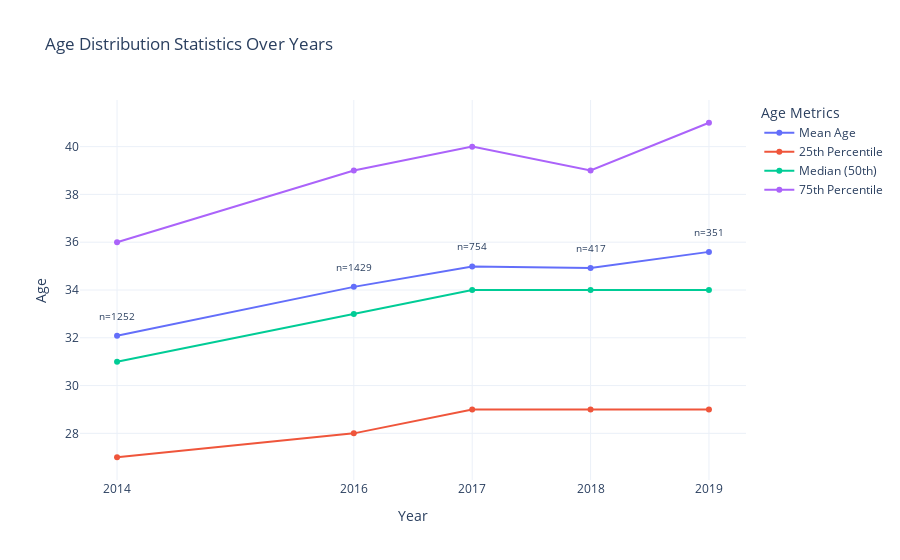

Notebook cell for this chart:
### Markdown cell above
Let's also look at age distribution by year

### Code cell
age_by_year = age_df.copy()
age_by_year['clean_age'] = pd.to_numeric(age_by_year['answer_text'], errors='coerce')
age_by_year = age_by_year[(age_by_year['clean_age'] >= 18) & (age_by_year['clean_age'] <= 100)]
yearly_age_stats = age_by_year.groupby('year')['clean_age'].describe()

# Recreate the yearly age statistics in a format better suited for plotting
yearly_stats_df = yearly_age_stats.reset_index()

# Create traces for different statistics
fig = px.line(yearly_stats_df,
              x='year',
              y=['mean', '25%', '50%', '75%'],
              title='Age Distribution Statistics Over Years',
              labels={
                  'value': 'Age',
                  'year': 'Year',
                  'variable': 'Statistic'
              },
              markers=True)

# Update line names to be more readable
fig.update_traces(
    name='Mean Age',
    selector=dict(name='mean')
)
fig.update_traces(
    name='25th Percentile',
    selector=dict(name='25%')
)
fig.update_traces(
    name='Median (50th)',
    selector=dict(name='50%')
)
fig.update_traces(
    name='75th Percentile',
    selector=dict(name='75%')
)

# Customize layout
fig.update_layout(
    xaxis=dict(
        tickmode='array',
        ticktext=yearly_stats_df['year'].astype(int).astype(str),
        tickvals=yearly_stats_df['year']
    ),
    yaxis_title='Age',
    hovermode='x unified',
    legend_title='Age Metrics',
    template='plotly_white'
)

# Add hover template
fig.update_traces(
    hovertemplate="<br>".join([
        "Year: %{x}",
        "%{name}: %{y:.1f} years",
        "<extra></extra>"
    ])
)

# Add count information as text annotations
annotations = []
for idx, row in yearly_stats_df.iterrows():
    annotations.append(
        dict(
            x=row['year'],
            y=row['mean'],
            text=f"n={row['count']:.0f}",
            showarrow=False,
            yshift=20,
            font=dict(size=10)
        )
    )
fig.update_layout(annotations=annotations)

# Show statistics
print("\nYearly Age Statistics:")
print(yearly_stats_df.round(2).to_string(index=False))

# Show the plot
fig.show()

### Figure 1 — Plotly figure (JSON) as saved in the notebook; plotly's stock layout.template omitted (floating-point values rounded to 4 significant figures)
{"data": [{"hovertemplate": "Year: %{x}<br>%{name}: %{y:.1f} years<br><extra></extra>", "legendgroup": "mean", "line": {"color": "#636efa", "dash": "solid"}, "marker": {"symbol": "circle"}, "mode": "lines+markers", "name": "Mean Age", "orientation": "v", "showlegend": true, "x": [2014, 2016, 2017, 2018, 2019], "xaxis": "x", "y": [32.08, 34.13, 34.99, 34.92, 35.6], "yaxis": "y", "type": "scatter"}, {"hovertemplate": "Year: %{x}<br>%{name}: %{y:.1f} years<br><extra></extra>", "legendgroup": "25%", "line": {"color": "#EF553B", "dash": "solid"}, "marker": {"symbol": "circle"}, "mode": "lines+markers", "name": "25th Percentile", "orientation": "v", "showlegend": true, "x": [2014, 2016, 2017, 2018, 2019], "xaxis": "x", "y": [27.0, 28.0, 29.0, 29.0, 29.0], "yaxis": "y", "type": "scatter"}, {"hovertemplate": "Year: %{x}<br>%{name}: %{y:.1f} years<br><extra></extra>", "legendgroup": "50%", "line": {"color": "#00cc96", "dash": "solid"}, "marker": {"symbol": "circle"}, "mode": "lines+markers", "name": "Median (50th)", "orientation": "v", "showlegend": true, "x": [2014, 2016, 2017, 2018, 2019], "xaxis": "x", "y": [31.0, 33.0, 34.0, 34.0, 34.0], "yaxis": "y", "type": "scatter"}, {"hovertemplate": "Year: %{x}<br>%{name}: %{y:.1f} years<br><extra></extra>", "legendgroup": "75%", "line": {"color": "#ab63fa", "dash": "solid"}, "marker": {"symbol": "circle"}, "mode": "lines+markers", "name": "75th Percentile", "orientation": "v", "showlegend": true, "x": [2014, 2016, 2017, 2018, 2019], "xaxis": "x", "y": [36.0, 39.0, 40.0, 39.0, 41.0], "yaxis": "y", "type": "scatter"}], "layout": {"xaxis": {"anchor": "y", "domain": [0.0, 1.0], "title": {"text": "Year"}, "tickmode": "array", "ticktext": ["2014", "2016", "2017", "2018", "2019"], "tickvals": [2014, 2016, 2017, 2018, 2019]}, "yaxis": {"anchor": "x", "domain": [0.0, 1.0], "title": {"text": "Age"}}, "legend": {"title": {"text": "Age Metrics"}, "tracegroupgap": 0}, "title": {"text": "Age Distribution Statistics Over Years"}, "hovermode": "x unified", "annotations": [{"font": {"size": 10}, "showarrow": false, "text": "n=1252", "x": 2014.0, "y": 32.08, "yshift": 20}, {"font": {"size": 10}, "showarrow": false, "text": "n=1429", "x": 2016.0, "y": 34.13, "yshift": 20}, {"font": {"size": 10}, "showarrow": false, "text": "n=754", "x": 2017.0, "y": 34.99, "yshift": 20}, {"font": {"size": 10}, "showarrow": false, "text": "n=417", "x": 2018.0, "y": 34.92, "yshift": 20}, {"font": {"size": 10}, "showarrow": false, "text": "n=351", "x": 2019.0, "y": 35.6, "yshift": 20}]}}
